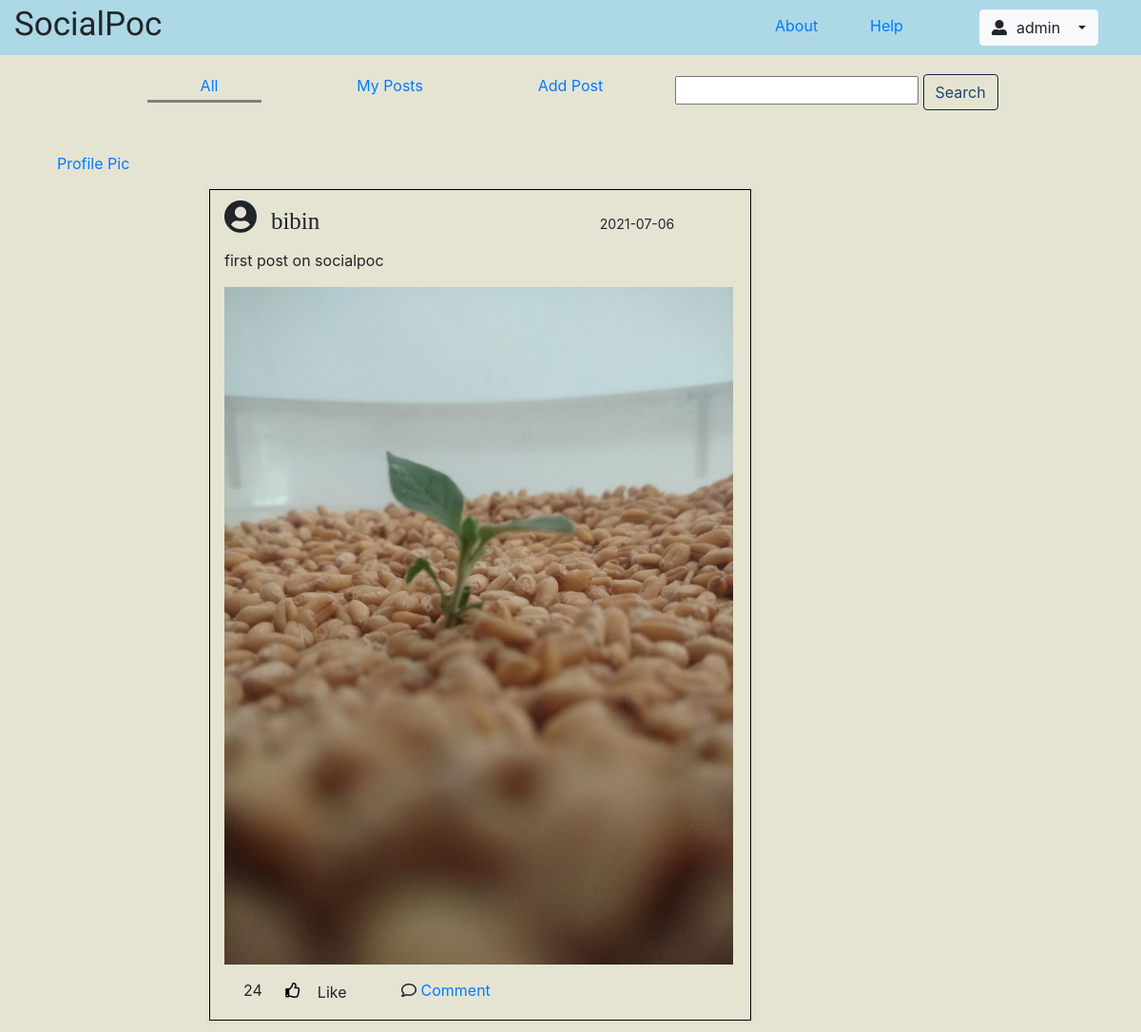
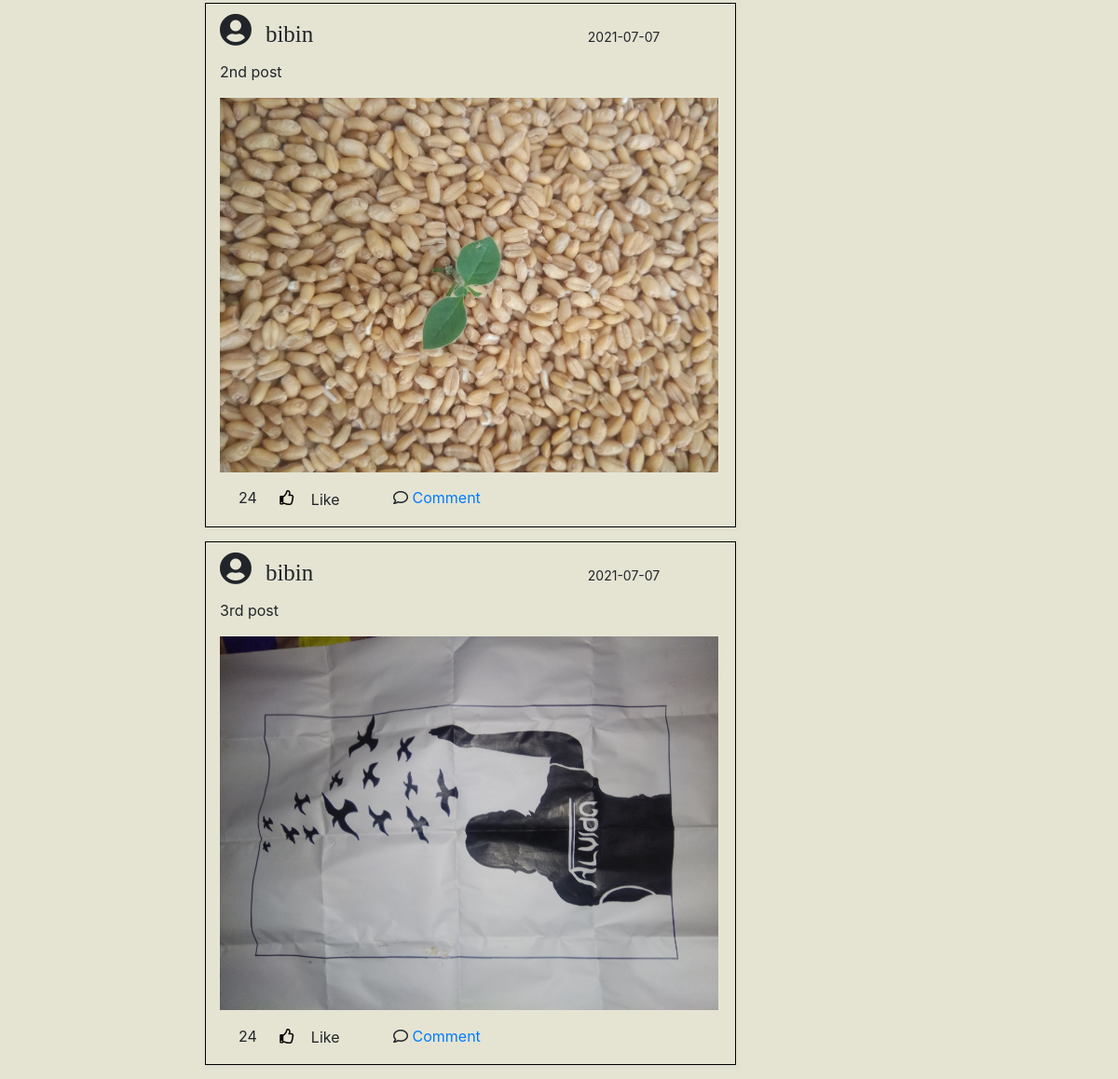
Page /home (signed in) on the committed database (2 pictures, top to bottom).
### app1/models.py (models this page shows)
class Posts(models.Model):
    post_id = models.AutoField(primary_key=True)
    username = models.CharField(max_length=20)
    time = models.CharField(max_length=20)
    post_text = models.CharField(max_length=100)
    post_img = models.CharField(max_length=50)

### app1/views.py (the view)
# urls.py: url('home',views.home),
@login_required(login_url='/login')
def home(request):
    username = request.session['username']
    posts=models.Posts.objects.all()
    likes=models.Likes.objects.all()
    print(username)
    request1 = Addfriend.objects.filter(followingusername=username,status=1)
    request2 = request1.count
    profilepic = Profilepic.objects.filter(username=username)
    friend=Addfriend.objects.all()
    res = render(request,'home.html',{'username':username,'posts':posts,'likes':likes,'profilepic':profilepic,'request1':request1,
                                      'request2':request2,'friend':friend})
    return res

### templates/home.html (shortened to what this page needs)
<!DOCTYPE html>
{% load static %}
<html lang="en" dir="ltr">
<head>
    <link rel="stylesheet" href="{% static 'css/home.css' %}">
    <link rel="stylesheet" href="https://maxcdn.bootstrapcdn.com/bootstrap/4.3.1/css/bootstrap.min.css">
</head>
<body style="background-color:#e5e4d3;">
<section id="navbar">
    <div class="container-fluid">
        <div class="row nav">
            <div class="col-sm-2 logo">
                SocialPoc
            </div>
            <div class="col-sm-6">
            </div>
            <div class="col-sm-1 top_link">
                <a href="#">About</a>
            </div>
            <div class="col-sm-1 top_link">
                <a href="#">Help</a>
            </div>
            <div class="col-sm-2">
                <div class="dropdown">
                    <div class="btn btn-light dropdown-toggle" data-toggle="dropdown">
                        <span><i class="fas fa-user-alt"></i></span><span id="login_user_name">{{username}}</span>
                    </div>
                </div>
            </div>
        </div>
    </div>
</section>
<div class="container">
    <div class="row navhead">
        <div class="col-sm-1">
        </div>
        <div class="col-sm-2 text-center">
            <a href="/app/home">All</a>
            <div class="line">
            </div>
        </div>
        <div class="col-sm-2 text-center">
            <a href="/app/mypost">My Posts</a>
        </div>
        <div class="col-sm-2 text-center">
            <a href="/app/addpost">Add Post</a>
        </div>
        <form class="col-sm-5" method="POST" action="/search">{% csrf_token %}
            <input type="text" id="search" name="search" value="">
            <button type="submit" class="btn btn-outline-light"
                    style="
    color: #214569;
    border-color: #10253a;">
                Search
            </button>
        </form>
    </div>   <br>
    <div>
    <div class="col-sm-3">
            <a href="/profilepic">Profile Pic</a><br>
    </div>
    <section id="all_posts">
        {% for p in posts %}
        <div class="row post_area">
            <div class="col-sm-2">
            </div>
            <div class="col-sm-6 post">
                <div style="margin:10px auto;">
                    <i class="fas fa-user-circle" style="font-size: 35px;"></i><span id="user">{{p.username}}</span>
                    <span style="margin-left:280px; font-size:14px;">{{p.time}}</span>
                </div>
                <div>
                    <p>{{p.post_text}}
                    </p>
                    <img src="../../media/{{p.post_img}}" alt="" class="responsive">
                </div>
                <div class="like_btn">
                    <span style="margin-right:0px;" id="impr{{p.post_id}}">24</span>
                    <span><i class="far fa-thumbs-up" id="icon{{p.post_id}}" style="color:black;"></i> <button
                            class='btn l_btn' id="{{p.post_id}}"> Like</button></span>
                    <span><i class="far fa-comment"></i> <a href="/app/insertcomment/{{p.post_id}}"> Comment</a></span>
                </div>
            </div>
            <div class="col-sm-4">
            </div>
        </div>
        {% endfor %}
    </section>
</div>
</body>
</html>

### static/css/home.css (style rules this page uses)
.logo { font-family: 'Zhi Mang Xing', cursive; font-size: 35px; width:50%; padding-left: 20px; }
.dropdown { padding: 10px 15px; }
span { padding-right: 10px; }
.top_link { padding-top: 15px; }
.top_link a { text-decoration: none; }
.nav { background-color: lightblue; }
.navhead { margin: 20px auto; }
.post { border: 1px solid black; box-shadow: 1px 1px 3px 3px #e0e0d1; }
.post img { width: 535px; }
.like_btn { margin: 10px 10px; }
.like_btn span { padding: 10px; margin-right: 20px; }
#all_posts .row { margin-top: 15px; margin-bottom: 15px; }
#user { font-size: 25px; margin-left:15px; font-family: 'Arvo', serif; }
.line { width: 120px; height:3px; margin-left: 15px; margin-top: 3px; background-color: grey; }
body { background: #eeeeee; font-family: 'Varela Round', sans-serif; }
a { color: #ff0000; text-decoration: none; }

### templates/home.html (style rules this page uses)
.nav { background-color: lightblue; }
.navhead { margin: 20px auto; }
.btn-outline-light { color: #214569; border-color: #10253a; }

### rows in the picture
Posts: username "bibin", time "2021-07-06", post_text "first post on socialpoc", post_img (picture)
Posts: username "bibin", time "2021-07-07", post_text "2nd post", post_img (picture)
Posts: username "bibin", time "2021-07-07", post_text "3rd post", post_img (picture)

### other values in the picture
{{ username }} "admin"
